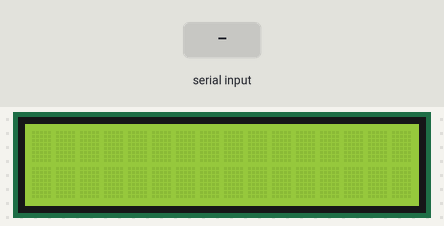
This program was run on a simulated ESP8266 (NodeMCU). Shown: 16×2 character LCD. The test bench sets the inputs (shaded band). What the program prints to the serial monitor is not drawn.

Above: at 1.2 s.
1.3 s: "1\n" received over Serial
At 3.1 s:
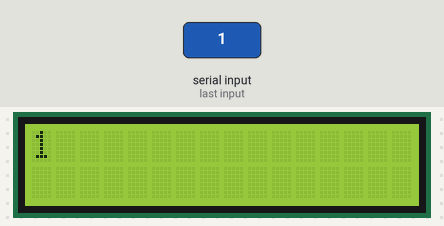
3.8 s: "0\n" received over Serial
At 6.1 s:
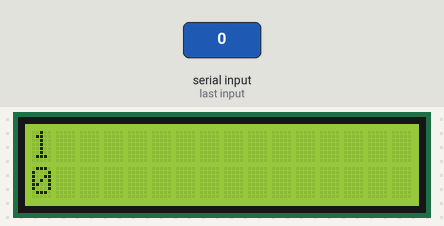
6.4 s: "2\n" received over Serial
At 7.9 s:
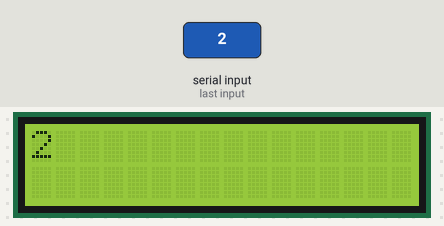
8.9 s: "0\n" received over Serial
At 10.7 s:
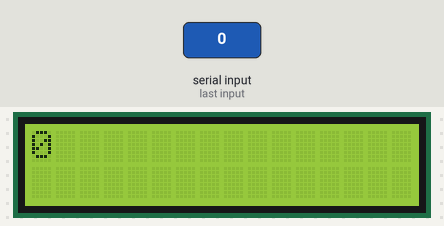
Timing chart, 0 to 12.2 s (numbered marks = the images above; inputs shaded):
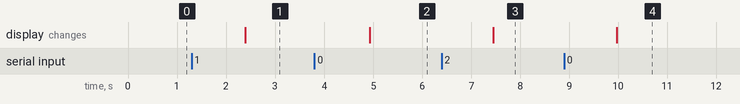

Measured:
- after the input at 1.3 s, the display: changes after 1.1 s (image 1)
- after the input at 3.8 s, the display: changes after 1.1 s (image 2)
- after the input at 6.4 s, the display: changes after 1.1 s (image 3)
- after the input at 8.9 s, the display: changes after 1.1 s (image 4)

The program:

main.cpp
```cpp
#include <Arduino.h>
#include <Wire.h>
#include <LiquidCrystal_I2C.h>

String replaceCRLF(String input);
LiquidCrystal_I2C lcd(0x27, 16, 2);
String messageNow1 = "";
String messageNow2 = "";
String messageNow = "";


void setup() {
  Serial.begin(115200);
  lcd.init();
  lcd.backlight();
  lcd.clear();
}

void loop() {
  if (Serial.available() > 0) {
    String message = Serial.readString();
    message = replaceCRLF(message);
    for (int i = 0; i < message.length(); i++) {
      char ch = message[i];
      if (ch == '\b') {
        if (messageNow.length() > 0) {
          messageNow.remove(messageNow.length() - 1);
        }
      }
      else if (ch == '\n' || ch == '\r') {
        int j = 16-messageNow.length()%16;
        for (int i = 0; i < j; i++) {
          //messageNow += "_";
          messageNow += " ";
        }
        //messageNow += ']';
      }
      else {
        messageNow += ch;
      }
    }
    if (messageNow.length() > 32) {
      messageNow1 = messageNow.substring(messageNow.length()-messageNow.length()%16-16, messageNow.length()-messageNow.length()%16);
      messageNow2 = messageNow.substring(messageNow.length()-messageNow.length()%16, messageNow.length());
    }
    else if (messageNow.length() > 16) {
      messageNow1 = messageNow.substring(0, 16);
      messageNow2 = messageNow.substring(16, messageNow.length());
    }
    else {
      messageNow1 = messageNow;
      messageNow2 = "";
    }


    lcd.clear();
    lcd.setCursor(0, 0);
    lcd.print(messageNow1);
    lcd.setCursor(0, 1);
    lcd.print(messageNow2);
    Serial.println(messageNow+' '+messageNow.length());
    Serial.println(messageNow1+'\n'+messageNow2);
  }

  delay(100);
}
String replaceCRLF(String input) {
  String output = "";
  for (int i = 0; i < input.length(); i++) {
    if (input[i] == '\r' && i + 1 < input.length() && input[i + 1] == '\n') {
      output += '\n';
      i++;
    } else {
      output += input[i];
    }
  }
  return output;
}
```
